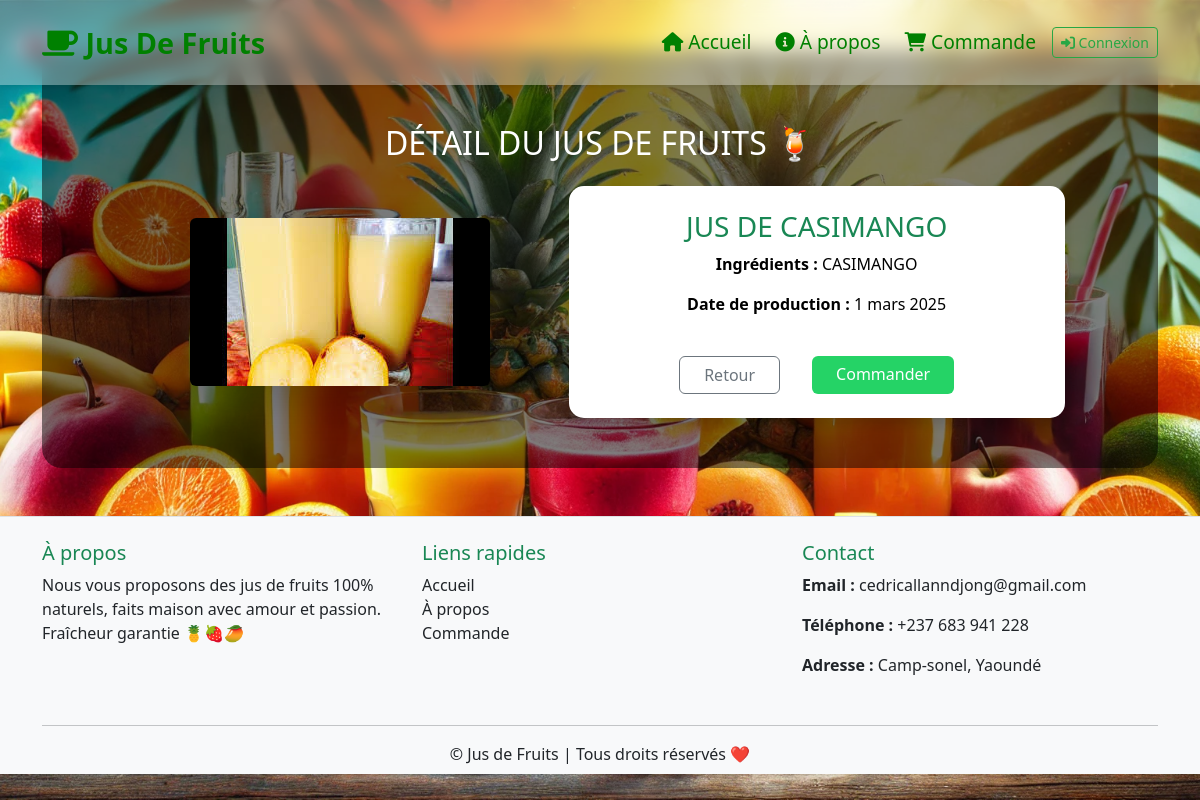
Page /detail/1/ on the committed database.
### App/models.py (models this page shows, shortened)
class jus(models.Model):
    name = models.CharField(max_length=50,unique=True)
    image = models.ImageField(upload_to='static/images',null=True,blank=True)
    price = models.IntegerField()
    ingredient = models.TextField()
    diabetic = models.BooleanField()
    date = models.DateField(null=True)
    class Meta:
        verbose_name = 'jus'
        verbose_name_plural = 'jus'

### App/views.py (the view)
# urls.py: path('detail/<int:fruit_id>/', detail, name='detail'),
def detail(request, fruit_id):
    fruit = get_object_or_404(jus, pk=fruit_id)  # ✅ Utilisation correcte
    return render(request,'pages/detail.html', {"fruit": fruit})

### App/templates/pages/detail.html (shortened to what this page needs)
{% extends "../base.html" %}
{% load static %}
{% block container %}
<div class="detail">
    <div class="container-lg detail-container text-center mx-auto">
        <div style="background: rgba(0, 0, 0, 0.5); padding: 50px; border-radius: 20px;">
            <h2 class="text-white my-4">DÉTAIL DU JUS DE FRUITS 🍹</h2>
            <div class="row justify-content-center align-items-center">
                <div class="col-md-5 text-center">
                    <img src="{{ fruit.image.url }}" alt="Image de {{ fruit.name }}"
                        class="img-fluid rounded shadow-lg"
                        style="max-width: 100%; height: auto; border-radius: 15px;">
                </div>
                <div class="col-md-6">
                    <div class="card fruit-detail-card p-4"
                        style="border-radius: 15px; border: none; box-shadow: 0px 6px 12px rgba(0,0,0,0.15); background: #fff; padding: 30px; color: black;">
                        <h3 class="text-success">{{ fruit.name }}</h3>
                        <p><strong>Ingrédients :</strong> {{ fruit.ingredient }}</p>
                        <p><strong>Date de production :</strong> {{ fruit.date }}</p>
                        <div class="d-flex justify-content-center mt-4">
                            <a href="{% url 'home' %}" class="btn btn-outline-secondary mx-3 px-4">Retour</a>
                            <a href="https://wa.me/+237683941228?text=Bonjour, j'aimerais commander {{ fruit.name }}"
                               class="btn btn-success mx-3 px-4">Commander</a>
                        </div>
                    </div>
                </div>
            </div>
        </div>
    </div>
</div>
{% endblock container %}

### static/css/base.css (style rules this page uses)
body { background: url('../images/background2.webp') no-repeat center center fixed; background-size: cover; min-height: 100vh; margin: 0; padding: 0; }
.detail .fruit-detail-card { border-radius: 10px; border: none; box-shadow: 0px 4px 8px rgba(0, 0, 0, 0.1); transition: transform 0.3s ease-in-out; background: #fff; }
.btn-success { background-color: #25D366; border: none; }

### App/templates/base.html (style rules this page uses)
body { padding-top: 50px; }

### rows in the picture
jus: image (picture), name "JUS DE CASIMANGO", ingredient "CASIMANGO", date "1 mars 2025"
